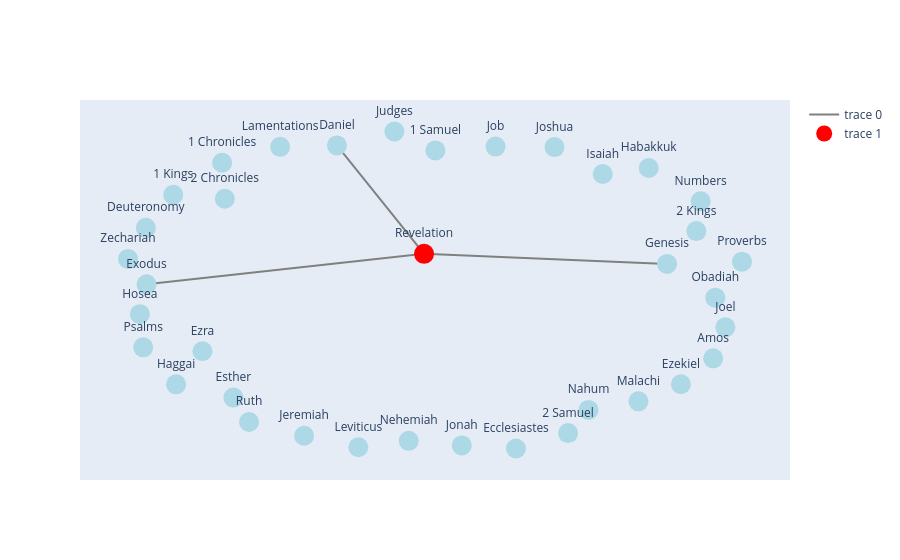

Source (notebook cell):
### Code cell
import networkx as nx

# Create an empty directed graph
G = nx.DiGraph()

# Add nodes
G.add_node('Revelation', type='NT')
G.add_nodes_from(
    list(set(revelations_references['o_start'].str[0])),
    type = "OT"
)

# Add edges (optionally with weight)
G.add_edge('Revelation', 'Genesis', weight=3)
G.add_edge('Revelation', 'Exodus', weight=2)
G.add_edge('Revelation', 'Daniel', weight=1)



pos = nx.spring_layout(G, seed=42)  # force-directed layout

import plotly.graph_objects as go

# Edges
edge_x, edge_y = [], []
for source, target in G.edges():
    x0, y0 = pos[source]
    x1, y1 = pos[target]
    edge_x.extend([x0, x1, None])
    edge_y.extend([y0, y1, None])

edge_trace = go.Scatter(x=edge_x, y=edge_y,
                        line=dict(width=2, color='gray'),
                        hoverinfo='none',
                        mode='lines')

# Nodes
node_x = [pos[node][0] for node in G.nodes()]
node_y = [pos[node][1] for node in G.nodes()]
node_trace = go.Scatter(x=node_x, y=node_y,
                        mode='markers+text',
                        text=list(G.nodes()),
                        textposition='top center',
                        marker=dict(size=20, color=['red' if G.nodes[n]['type']=='NT' else 'lightblue' for n in G.nodes()]))



fig = go.Figure(data=[edge_trace, node_trace])
fig.update_layout(
    xaxis=dict(showgrid=False, showticklabels=False, zeroline=False),
    yaxis=dict(showgrid=False, showticklabels=False, zeroline=False)
)
fig.show()

### Figure 1 — Plotly figure (JSON) as saved in the notebook; plotly's stock layout.template omitted (floating-point values rounded to 4 significant figures)
{"data": [{"hoverinfo": "none", "line": {"color": "gray", "width": 2}, "mode": "lines", "type": "scatter", "x": [-0.01304, 0.7612, null, -0.01304, -0.8974, null, -0.01304, -0.2907, null], "y": [0.2316, 0.1701, null, 0.2316, 0.04555, null, 0.2316, 0.8947, null]}, {"marker": {"color": ["red", "lightblue", "lightblue", "lightblue", "lightblue", "lightblue", "lightblue", "lightblue", "lightblue", "lightblue", "lightblue", "lightblue", "lightblue", "lightblue", "lightblue", "lightblue", "lightblue", "lightblue", "lightblue", "lightblue", "lightblue", "lightblue", "lightblue", "lightblue", "lightblue", "lightblue", "lightblue", "lightblue", "lightblue", "lightblue", "lightblue", "lightblue", "lightblue", "lightblue", "lightblue", "lightblue", "lightblue"], "size": 20}, "mode": "markers+text", "text": ["Revelation", "2 Kings", "Ruth", "Deuteronomy", "Isaiah", "1 Chronicles", "Amos", "Jeremiah", "Ezra", "Nahum", "2 Samuel", "Esther", "Job", "Exodus", "Ecclesiastes", "Malachi", "Lamentations", "Numbers", "Leviticus", "Obadiah", "Hosea", "1 Kings", "1 Samuel", "Genesis", "Jonah", "Proverbs", "Habakkuk", "Joshua", "Haggai", "Psalms", "Nehemiah", "Joel", "2 Chronicles", "Daniel", "Judges", "Ezekiel", "Zechariah"], "textposition": "top center", "type": "scatter", "x": [-0.01304, 0.8546, -0.5706, -0.8995, 0.5563, -0.6565, 0.9081, -0.3952, -0.7192, 0.5109, 0.4457, -0.6206, 0.2147, -0.8974, 0.2799, 0.6701, -0.4715, 0.8682, -0.2224, 0.915, -0.9185, -0.8123, 0.02307, 0.7612, 0.1072, 1, 0.7028, 0.4025, -0.8032, -0.9079, -0.06201, 0.947, -0.6479, -0.2907, -0.1076, 0.8053, -0.9564], "y": [0.2316, 0.371, -0.7959, 0.3905, 0.7194, 0.7888, -0.4068, -0.88, -0.3637, -0.722, -0.8639, -0.6469, 0.8873, 0.04555, -0.9579, -0.6696, 0.8856, 0.5526, -0.9502, -0.03594, -0.1367, 0.5931, 0.864, 0.1701, -0.939, 0.1838, 0.7567, 0.8844, -0.5657, -0.3398, -0.911, -0.2174, 0.5682, 0.8947, 0.9795, -0.5651, 0.2007]}], "layout": {"xaxis": {"showgrid": false, "showticklabels": false, "zeroline": false}, "yaxis": {"showgrid": false, "showticklabels": false, "zeroline": false}}}
